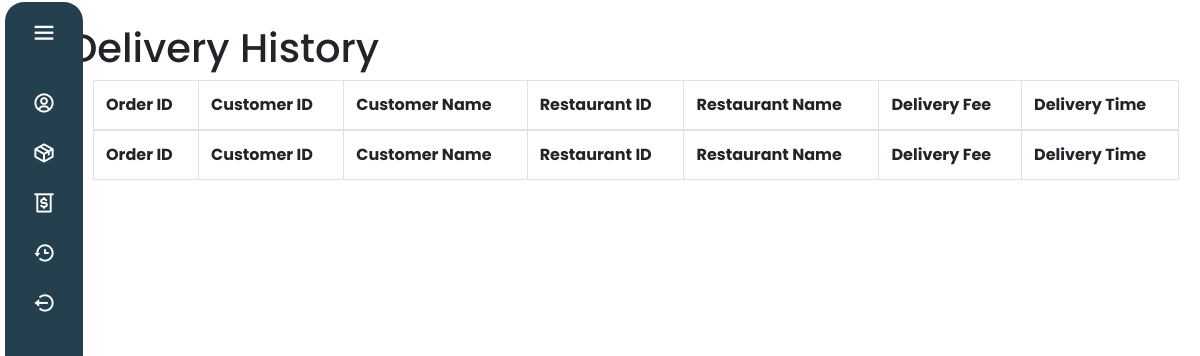
Page /PHP/Rider_history.php (signed in) on the earlier database version.
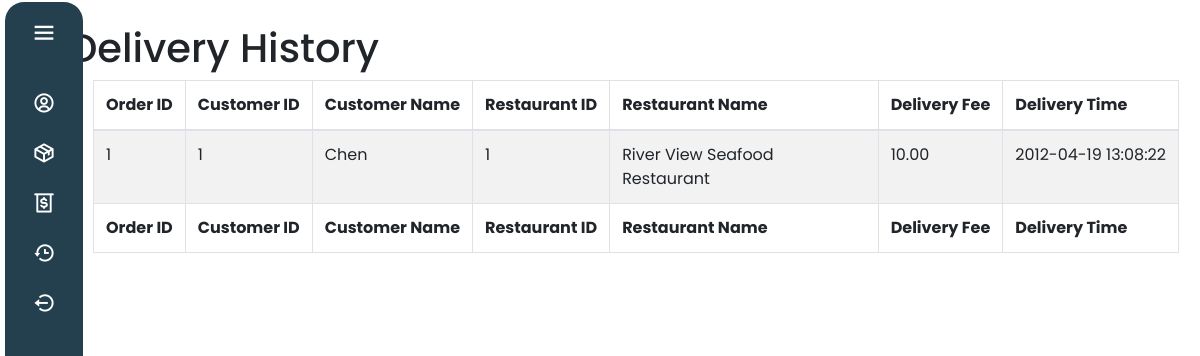
Same page on the later database version.
### tables this page shows
CREATE TABLE `OrderRecord`(
    `Order_ID` INT AUTO_INCREMENT,
    `Cust_ID` INT,
    `Rest_ID` INT,
    `Rider_ID` INT,
    `Order_MenuName` VARCHAR(30),
    `Order_Quantity` INT,
    `Order_DeliveryFee` DECIMAL(65,2),
    `Order_DeliveryTime` DATETIME,
    `Order_Total` DECIMAL(65,2),
    PRIMARY KEY (`Order_ID`)
);

CREATE TABLE `Customer`(
    `Cust_ID` INT AUTO_INCREMENT,
    `Cust_Name` VARCHAR(100),
    `Cust_Password` VARCHAR(10),
    `Cust_Email` VARCHAR(50),
    `Cust_PhoneNum` VARCHAR(12),
    `Cust_Address` VARCHAR(100),
    `Cust_Poscode` VARCHAR(6),
    `Cust_State` VARCHAR(50),
    PRIMARY KEY (`Cust_ID`)
);

CREATE TABLE `Restaurant`(
    `Rest_ID` INT AUTO_INCREMENT,
    `RO_ID` INT,
    `Rest_Name` VARCHAR(50),
    `Rest_PhoneNum` VARCHAR(12),
    `Rest_Address` VARCHAR(100),
    `Rest_Poscode` VARCHAR(6),
    `Rest_State` VARCHAR(50),
    `Rest_OpeningHour` DATETIME,
    `Rest_ClosedHour` DATETIME,
    PRIMARY KEY (`Rest_ID`)
);

### PHP/Rider_history.php (the view, shortened to what this page needs)
<?php
    $servername = "localhost";
    $username = "root";
    $password = "";
    $dbname = "foody";
    $conn = new mysqli($servername, $username, $password, $dbname);
    $riderid = $_SESSION["Rider_login"];
    $sql = "SELECT * FROM orderrecord O, restaurant E, customer C WHERE '$riderid' = O.Rider_ID AND O.Rest_ID = E.Rest_ID AND O.Cust_ID = C.Cust_ID AND Order_DeliveryTime IS NOT NULL";
    $result = $conn->query($sql);
?>
<!DOCTYPE html>
<html lang="en">
<head>
    <link rel="stylesheet" href="CSS/ridercommission.css"/>
    <link rel="stylesheet" href="https://cdn.jsdelivr.net/npm/bootstrap@4.6.0/dist/css/bootstrap.min.css">
    <link rel="stylesheet" href="https://cdn.datatables.net/1.10.24/css/dataTables.bootstrap4.min.css">
    <link rel="stylesheet" href="https://use.fontawesome.com/releases/v5.7.0/css/all.css">
</head>
<body>
    <?php include "./Rider_navigationBar.php" ?>
    <div class="ml-5">
    <div class="container pt-4">
    <h1>Delivery History</h1>
    <div class="ml-4">
    <table id="commissionlist" class="table table-striped table-bordered" style="width:100%;">
        <thead>
            <tr>
                <th>Order ID</th>
                <th>Customer ID</th>
                <th>Customer Name</th>
                <th>Restaurant ID</th>
                <th>Restaurant Name</th>
                <th>Delivery Fee</th>
                <th>Delivery Time</th>
            </tr>
        </thead>
        <tbody>
            <?php
            while ($row = $result->fetch_assoc()) {
            ?>
                <tr>
                    <td><?php echo $row["Order_ID"]; ?></td>
                    <td><?php echo $row["Cust_ID"]; ?></td>
                    <td><?php echo $row["Cust_Name"]; ?></td>
                    <td><?php echo $row["Rest_ID"]; ?></td>
                    <td><?php echo $row["Rest_Name"]; ?></td>
                    <td><?php echo $row["Order_DeliveryFee"]; ?></td>
                    <td><?php echo $row["Order_DeliveryTime"]; ?></td>
                </tr>
            <?php
            }
            ?>
        </tbody>
        <tfoot>
            <tr>
                <th>Order ID</th>
                <th>Customer ID</th>
                <th>Customer Name</th>
                <th>Restaurant ID</th>
                <th>Restaurant Name</th>
                <th>Delivery Fee</th>
                <th>Delivery Time</th>
            </tr>
        </tfoot>
    </table>
    </div>
    </div>
</body>
</html>

Differences in the rows shown:
now on this page (row edited): orderrecord: Order_ID "1", Cust_ID.Cust_ID "1", Cust_ID.Cust_Name "Chen", Rest_ID.Rest_ID "1", Rest_ID.Rest_Name "River View Seafood Restaurant", Order_DeliveryFee "10.00", Order_DeliveryTime "2012-04-19 13:08:22"
